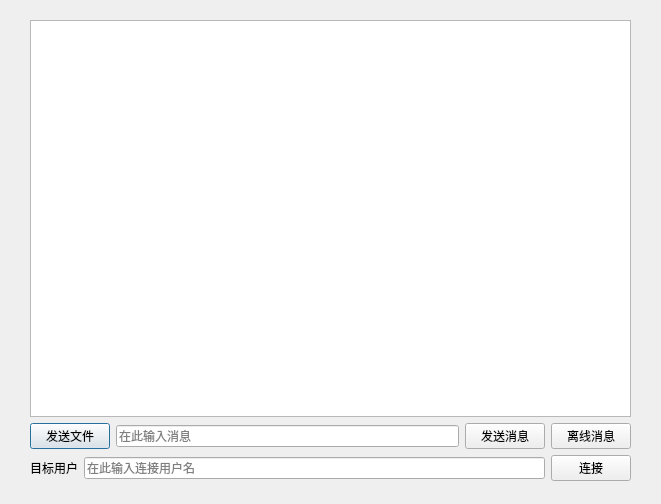
<?xml version="1.0" encoding="UTF-8"?>
<ui version="4.0">
 <class>TalantOO</class>
 <widget class="QDialog" name="TalantOO">
  <property name="geometry">
   <rect>
    <x>0</x>
    <y>0</y>
    <width>661</width>
    <height>504</height>
   </rect>
  </property>
  <property name="windowTitle">
   <string>Dialog</string>
  </property>
  <widget class="QWidget" name="verticalLayoutWidget">
   <property name="geometry">
    <rect>
     <x>30</x>
     <y>20</y>
     <width>601</width>
     <height>461</height>
    </rect>
   </property>
   <layout class="QVBoxLayout" name="verticalLayout">
    <item>
     <widget class="QTextBrowser" name="textBrowser"/>
    </item>
    <item>
     <layout class="QHBoxLayout" name="horizontalLayout">
      <item>
       <widget class="QPushButton" name="sendfilePbt">
        <property name="text">
         <string>发送文件</string>
        </property>
       </widget>
      </item>
      <item>
       <widget class="QLineEdit" name="sendmessLet">
        <property name="placeholderText">
         <string>在此输入消息</string>
        </property>
       </widget>
      </item>
      <item>
       <widget class="QPushButton" name="sendmessPbt">
        <property name="text">
         <string>发送消息</string>
        </property>
       </widget>
      </item>
      <item>
       <widget class="QPushButton" name="offlinePbt">
        <property name="text">
         <string>离线消息</string>
        </property>
       </widget>
      </item>
     </layout>
    </item>
    <item>
     <layout class="QHBoxLayout" name="horizontalLayout_2">
      <item>
       <widget class="QLabel" name="label">
        <property name="text">
         <string>目标用户</string>
        </property>
       </widget>
      </item>
      <item>
       <widget class="QLineEdit" name="usrLet">
        <property name="placeholderText">
         <string>在此输入连接用户名</string>
        </property>
       </widget>
      </item>
      <item>
       <widget class="QPushButton" name="connectPbt">
        <property name="text">
         <string>连接</string>
        </property>
       </widget>
      </item>
     </layout>
    </item>
   </layout>
  </widget>
 </widget>
 <resources/>
 <connections/>
</ui>
